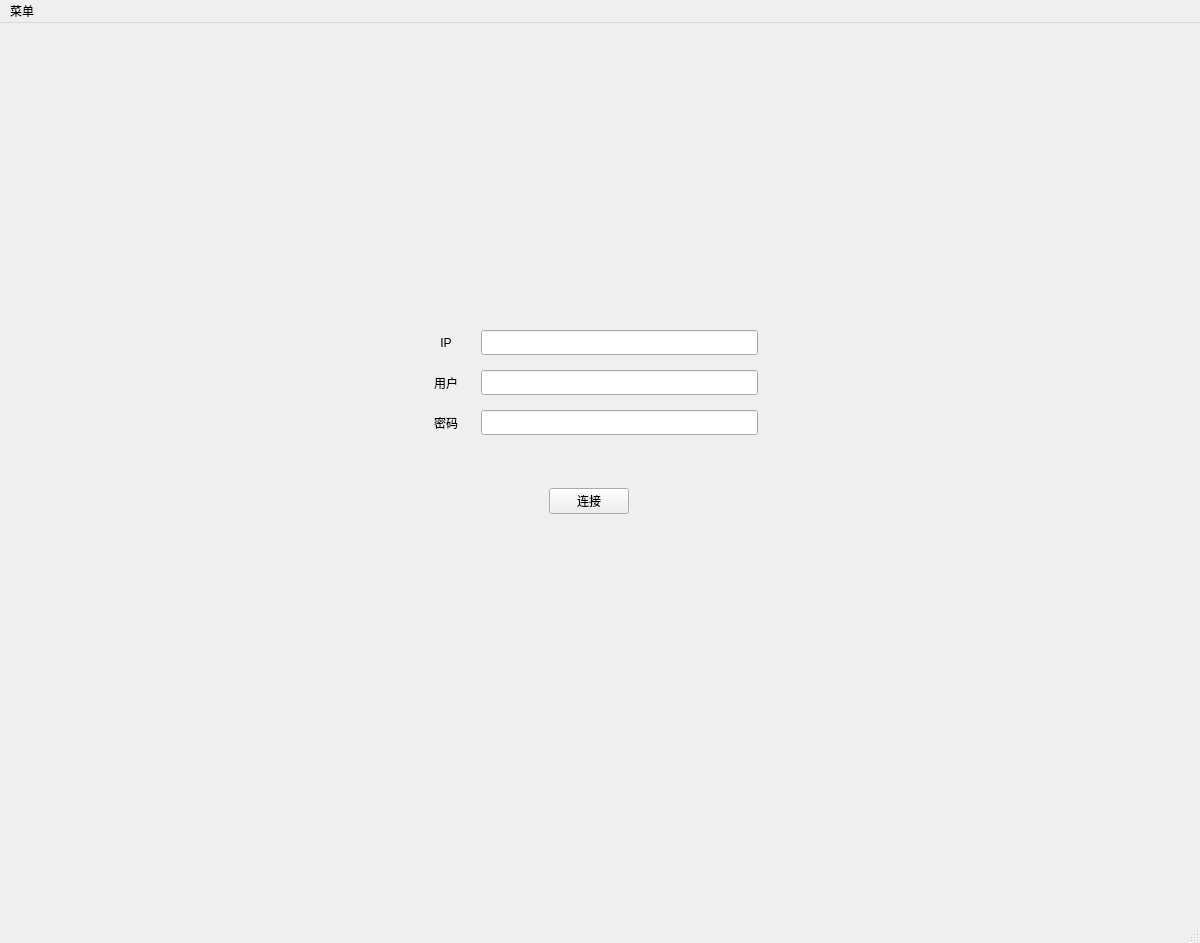
<?xml version="1.0" encoding="UTF-8"?>
<ui version="4.0">
 <class>MainWindow</class>
 <widget class="QMainWindow" name="MainWindow">
  <property name="geometry">
   <rect>
    <x>0</x>
    <y>0</y>
    <width>1200</width>
    <height>943</height>
   </rect>
  </property>
  <property name="sizePolicy">
   <sizepolicy hsizetype="Expanding" vsizetype="Expanding">
    <horstretch>0</horstretch>
    <verstretch>0</verstretch>
   </sizepolicy>
  </property>
  <property name="minimumSize">
   <size>
    <width>1200</width>
    <height>900</height>
   </size>
  </property>
  <property name="maximumSize">
   <size>
    <width>1201</width>
    <height>943</height>
   </size>
  </property>
  <property name="windowTitle">
   <string>FTP</string>
  </property>
  <widget class="QWidget" name="centralwidget">
   <property name="sizePolicy">
    <sizepolicy hsizetype="Fixed" vsizetype="Fixed">
     <horstretch>0</horstretch>
     <verstretch>0</verstretch>
    </sizepolicy>
   </property>
   <property name="minimumSize">
    <size>
     <width>1200</width>
     <height>950</height>
    </size>
   </property>
   <property name="maximumSize">
    <size>
     <width>1200</width>
     <height>950</height>
    </size>
   </property>
   <property name="autoFillBackground">
    <bool>false</bool>
   </property>
   <layout class="QGridLayout" name="gridLayout_2">
    <item row="0" column="0" alignment="Qt::AlignHCenter|Qt::AlignVCenter">
     <widget class="QStackedWidget" name="switchWidget">
      <property name="minimumSize">
       <size>
        <width>1100</width>
        <height>900</height>
       </size>
      </property>
      <property name="sizeIncrement">
       <size>
        <width>0</width>
        <height>0</height>
       </size>
      </property>
      <property name="layoutDirection">
       <enum>Qt::LeftToRight</enum>
      </property>
      <property name="autoFillBackground">
       <bool>false</bool>
      </property>
      <property name="currentIndex">
       <number>0</number>
      </property>
      <widget class="QWidget" name="login">
       <property name="sizePolicy">
        <sizepolicy hsizetype="Fixed" vsizetype="Fixed">
         <horstretch>0</horstretch>
         <verstretch>0</verstretch>
        </sizepolicy>
       </property>
       <property name="minimumSize">
        <size>
         <width>1200</width>
         <height>900</height>
        </size>
       </property>
       <property name="autoFillBackground">
        <bool>false</bool>
       </property>
       <widget class="QWidget" name="layoutWidget">
        <property name="geometry">
         <rect>
          <x>400</x>
          <y>230</y>
          <width>361</width>
          <height>281</height>
         </rect>
        </property>
        <layout class="QVBoxLayout" name="verticalLayout_3" stretch="0,0">
         <property name="spacing">
          <number>6</number>
         </property>
         <property name="leftMargin">
          <number>6</number>
         </property>
         <property name="topMargin">
          <number>6</number>
         </property>
         <property name="rightMargin">
          <number>6</number>
         </property>
         <property name="bottomMargin">
          <number>6</number>
         </property>
         <item>
          <layout class="QGridLayout" name="gridLayout" rowstretch="0,0,0">
           <property name="leftMargin">
            <number>6</number>
           </property>
           <property name="topMargin">
            <number>6</number>
           </property>
           <property name="rightMargin">
            <number>6</number>
           </property>
           <property name="bottomMargin">
            <number>6</number>
           </property>
           <property name="spacing">
            <number>10</number>
           </property>
           <item row="0" column="1">
            <widget class="QLineEdit" name="ip">
             <property name="minimumSize">
              <size>
               <width>150</width>
               <height>25</height>
              </size>
             </property>
            </widget>
           </item>
           <item row="0" column="0" alignment="Qt::AlignLeft">
            <widget class="QLabel" name="label_2">
             <property name="minimumSize">
              <size>
               <width>50</width>
               <height>30</height>
              </size>
             </property>
             <property name="text">
              <string>IP</string>
             </property>
             <property name="alignment">
              <set>Qt::AlignCenter</set>
             </property>
            </widget>
           </item>
           <item row="2" column="1">
            <widget class="QLineEdit" name="password">
             <property name="minimumSize">
              <size>
               <width>150</width>
               <height>25</height>
              </size>
             </property>
            </widget>
           </item>
           <item row="1" column="1">
            <widget class="QLineEdit" name="user">
             <property name="minimumSize">
              <size>
               <width>150</width>
               <height>25</height>
              </size>
             </property>
            </widget>
           </item>
           <item row="1" column="0" alignment="Qt::AlignHCenter">
            <widget class="QLabel" name="label_4">
             <property name="minimumSize">
              <size>
               <width>50</width>
               <height>30</height>
              </size>
             </property>
             <property name="text">
              <string>用户</string>
             </property>
             <property name="alignment">
              <set>Qt::AlignCenter</set>
             </property>
            </widget>
           </item>
           <item row="2" column="0" alignment="Qt::AlignHCenter">
            <widget class="QLabel" name="label">
             <property name="minimumSize">
              <size>
               <width>50</width>
               <height>30</height>
              </size>
             </property>
             <property name="text">
              <string>密码</string>
             </property>
             <property name="alignment">
              <set>Qt::AlignCenter</set>
             </property>
            </widget>
           </item>
          </layout>
         </item>
         <item alignment="Qt::AlignHCenter">
          <widget class="QPushButton" name="connect">
           <property name="minimumSize">
            <size>
             <width>50</width>
             <height>0</height>
            </size>
           </property>
           <property name="sizeIncrement">
            <size>
             <width>0</width>
             <height>50</height>
            </size>
           </property>
           <property name="text">
            <string>连接</string>
           </property>
          </widget>
         </item>
        </layout>
       </widget>
      </widget>
      <widget class="QWidget" name="transfer">
       <property name="sizePolicy">
        <sizepolicy hsizetype="Expanding" vsizetype="Expanding">
         <horstretch>0</horstretch>
         <verstretch>0</verstretch>
        </sizepolicy>
       </property>
       <layout class="QVBoxLayout" name="verticalLayout_2">
        <item>
         <layout class="QGridLayout" name="transferLayout" rowstretch="0,0" columnstretch="0,0">
          <property name="leftMargin">
           <number>0</number>
          </property>
          <property name="topMargin">
           <number>0</number>
          </property>
          <property name="rightMargin">
           <number>0</number>
          </property>
          <property name="bottomMargin">
           <number>0</number>
          </property>
          <property name="spacing">
           <number>0</number>
          </property>
          <item row="0" column="0">
           <widget class="QLineEdit" name="localPath"/>
          </item>
          <item row="1" column="0">
           <widget class="QMyListWidget" name="local">
            <property name="minimumSize">
             <size>
              <width>500</width>
              <height>0</height>
             </size>
            </property>
           </widget>
          </item>
          <item row="0" column="1">
           <widget class="QLineEdit" name="targetPath"/>
          </item>
          <item row="1" column="1">
           <widget class="QMyListWidget" name="target">
            <property name="sizePolicy">
             <sizepolicy hsizetype="Expanding" vsizetype="Expanding">
              <horstretch>0</horstretch>
              <verstretch>0</verstretch>
             </sizepolicy>
            </property>
            <property name="minimumSize">
             <size>
              <width>500</width>
              <height>0</height>
             </size>
            </property>
           </widget>
          </item>
         </layout>
        </item>
       </layout>
      </widget>
     </widget>
    </item>
   </layout>
  </widget>
  <widget class="QMenuBar" name="menubar">
   <property name="geometry">
    <rect>
     <x>0</x>
     <y>0</y>
     <width>1200</width>
     <height>21</height>
    </rect>
   </property>
   <widget class="QMenu" name="menu">
    <property name="title">
     <string>菜单</string>
    </property>
    <addaction name="returnMain"/>
   </widget>
   <addaction name="menu"/>
  </widget>
  <widget class="QStatusBar" name="statusbar"/>
  <action name="returnMain">
   <property name="text">
    <string>返回</string>
   </property>
  </action>
 </widget>
 <customwidgets>
  <customwidget>
   <class>QMyListWidget</class>
   <extends>QListWidget</extends>
   <header location="global">qmylistwidget.h</header>
  </customwidget>
 </customwidgets>
 <resources/>
 <connections/>
</ui>
